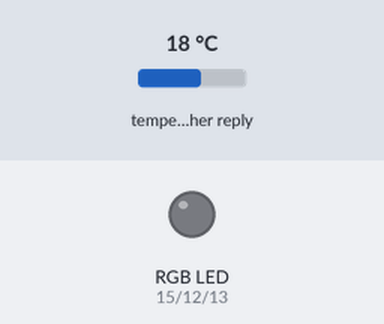
A sketch run on a simulated ESP8266 (NodeMCU). Parts: an RGB LED mixed from three pins (HIGH = lit). Inputs (shaded band) come from the test bench; at power-on: temperature in the weather reply 18 °C. Dim RGB values are drawn brighter than linear; WiFi joins after 1.5 s; servers stay silent unless stated; web services answer with replies made up by the test bench; what the sketch prints to the serial monitor is not drawn.

Above: at 0.0 s.
At 1.9 s:
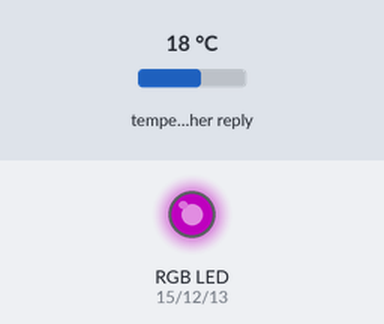
Timing chart, 0 to 3.4 s (numbered marks = the images above):
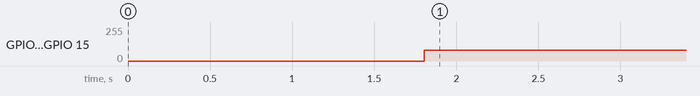

Measured:
- by itself, GPIO 13 (bluePin), GPIO 15 (redPin): 0/255 → 80/255 at 1.8 s

The sketch:

weatherfeather.ino
```cpp
#include <ESP8266WiFi.h>
#include <ESP8266HTTPClient.h>
#include <ArduinoJson.h>

#define DELAY 1000

const char* ssid = "";
const char* password = "";

const int bluePin = 13;
const int redPin = 15;
const int greenPin = 12;

//Huidige location
const String LOCATION = "Mechelen,be";

//Dummy data
//const String LOCATION = "Budapest,hu";
//const String LOCATION = "Tete,mz";
//const String LOCATION = "Bolzano,it";

//Vaste URL
const String URL = "http://api.openweathermap.org/data/2.5/weather?q=";
const String API_KEY_QUERY = "&appid=49f088e9926973eae06381752434ac70";
const String OPTIONS = "&mode=json&units=metric";

const String FULL_URL = URL + LOCATION + API_KEY_QUERY + OPTIONS;

void setup()
{
  pinMode(redPin,OUTPUT);
  pinMode(greenPin,OUTPUT);
  pinMode(bluePin,OUTPUT);
  Serial.begin(115200);
  delay(100);

  // We start by connecting to a WiFi network

  Serial.println();
  Serial.println();
  Serial.print("Connecting to ");
  Serial.println(ssid);

  WiFi.begin(ssid, password);

  while (WiFi.status() != WL_CONNECTED) {
    delay(500);
    Serial.print(".");
  }

  Serial.println("");
  Serial.println("WiFi connected");
}

void loop()
{
  if (WiFi.status() == WL_CONNECTED)
  {
    HTTPClient http; //Object of class HTTPClient
    http.begin(FULL_URL); //Specify the URL and certificate.
    int httpCode = http.GET();
    Serial.print("Searching for API.");

    /*
      < 0 there is a connection error
      > 0 api found
    */
    if (httpCode > 0)
    {
      const size_t bufferSize = JSON_OBJECT_SIZE(2) + JSON_OBJECT_SIZE(3) + JSON_OBJECT_SIZE(5) + JSON_OBJECT_SIZE(8) + 370;
      DynamicJsonBuffer jsonBuffer(bufferSize);
      String jsonString = http.getString();

      // FIND FIELDS IN JSON TREE
      JsonObject& root = jsonBuffer.parseObject(jsonString);
      JsonObject& main = root["main"];
      JsonObject& weather = root["weather"][0];
      if (!root.success()) {
        Serial.println("parseObject() failed");
        return;
      }

      //Getting and displaying the temperature
      float temp = main["temp"];
      Serial.print("The temperature is: ");
      Serial.println(temp);

      //Getting and displaying the weather description
      String desc = weather["main"];
      displayDescription(desc);
    }
    else{
      Serial.print("Error in HTTP request");
    }
    http.end(); //Close connection
  }
  /*A new request is send every 60000 milliseconds.*/
  delay(60000);
}

void displayDescription(String weather){
  //API description gives a Capitalized string back.
  weather.toLowerCase();
  if(weather.equals("rain")){
    //blauw
    setColor(0, 0, 255);
    Serial.println("The led displays blue which means the weather is: ");
    Serial.print(weather);
  }
  else if(weather.equals("cloudy") || weather.equals("clouds")){
    //paars
    setColor(80, 0, 80);
    Serial.println("The led displays purple which means the weather is: ");
    Serial.print(weather);
  }
  else if(weather.equals("snow")){
    //aqua
    setColor(0, 255, 255);
    Serial.println("The led displays aqua which means the weather is: ");
    Serial.print(weather);
  }
  else if(weather.equals("hail")){
    //rood
    setColor(255, 0, 0);
    Serial.println("The led displays red which means the weather is: ");
    Serial.print(weather);
  }
  else if(weather.equals("clear")){
    //geel
    setColor(255, 255, 0);
    Serial.println("The led displays yellow which means the weather is: ");
    Serial.print(weather);
  }
  //Atmosphere
  else if(weather.equals("mist") || weather.equals("smoke") || weather.equals("haze") ||
  weather.equals("dust") || weather.equals("fog") || weather.equals("sand") || weather.equals("ash") ||
  weather.equals("squall") || weather.equals("tornado")){
    //orange
     setColor(255, 255, 255),
     Serial.println("The led displays orange which means the weather is: ");
     Serial.print(weather);
  }
  //Drizzle & thunderstorm
  else{
    //wit
    setColor(255, 255, 255),
    Serial.println("The led displays white which means the weather is: ");
    Serial.print(weather);
  }
}

void setColor(int red, int green, int blue)
{
  #ifdef COMMON_ANODE
    red = 255 - red;
    green = 255 - green;
    blue = 255 - blue;
  #endif
  analogWrite(redPin, red);
  analogWrite(greenPin, green);
  analogWrite(bluePin, blue);
}
```
